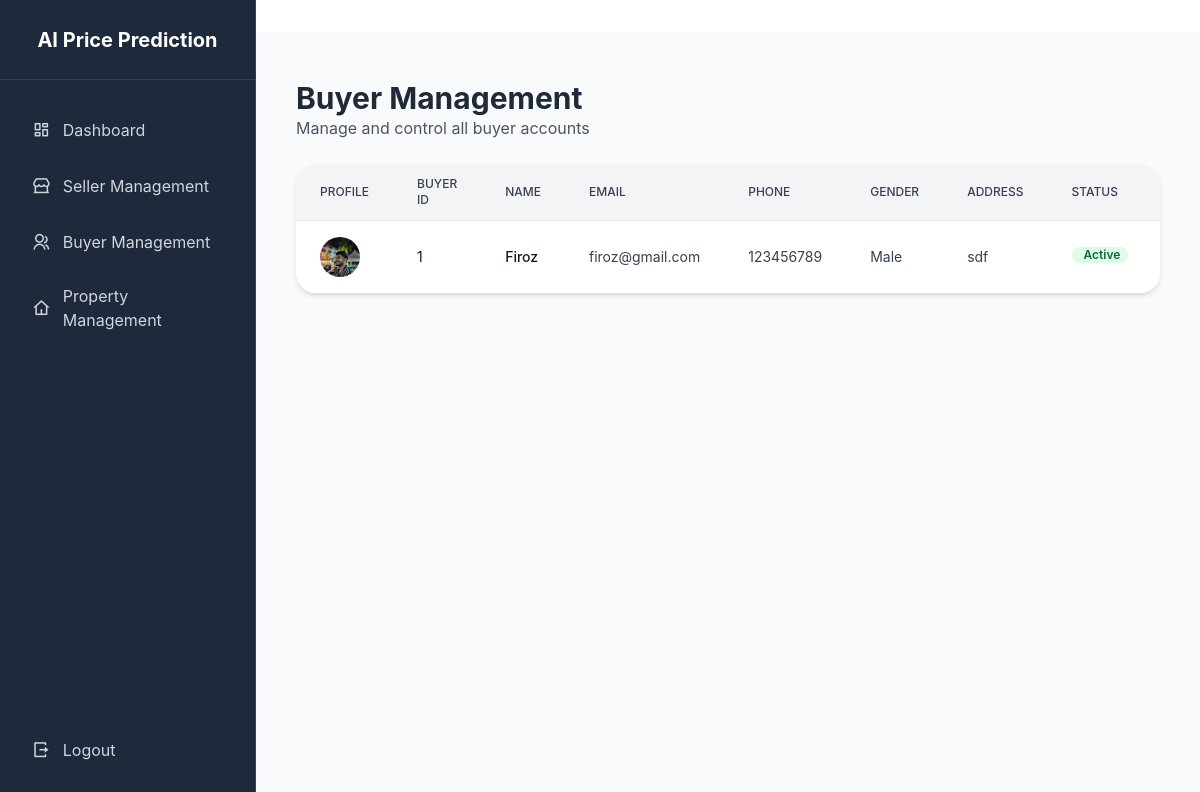
The page /buyer_list/ on the database as committed earlier.
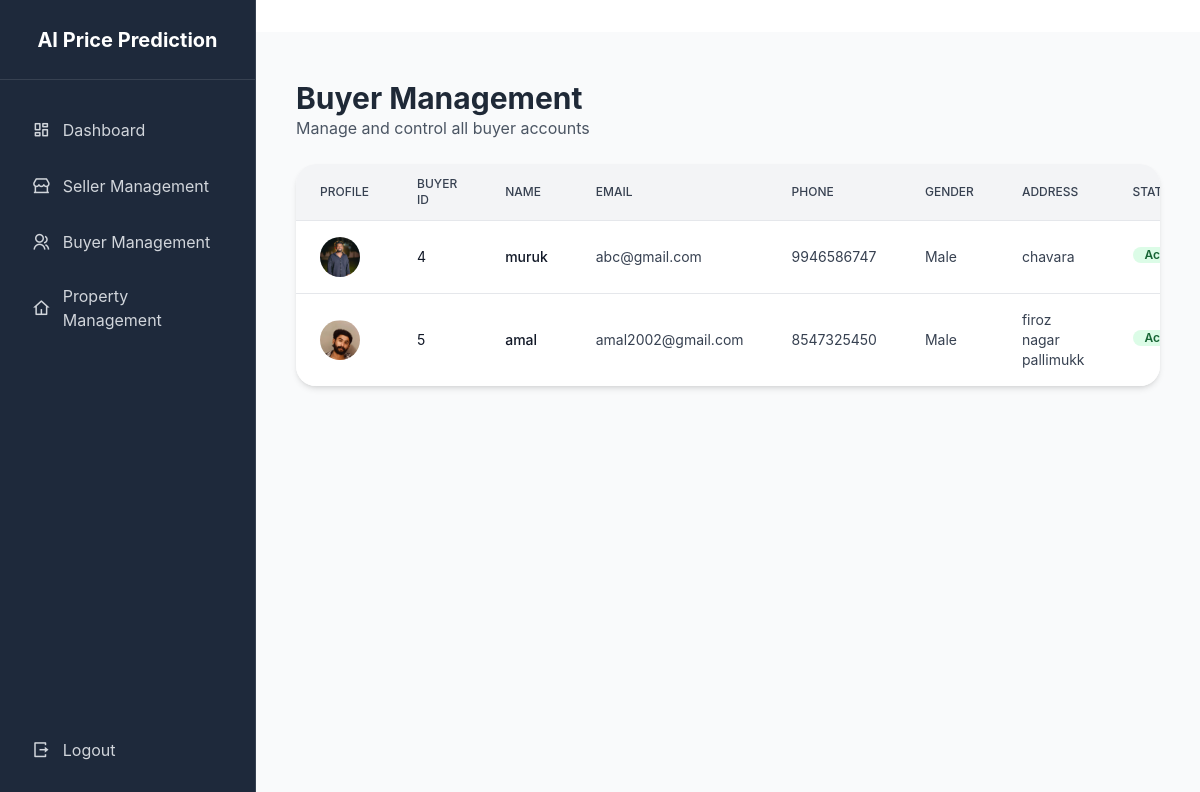
The same page on the database as committed later.
### buyer/models.py (models this page shows, shortened)
class Buyer(models.Model):
    name = models.CharField(max_length=100)
    email = models.EmailField(unique=True)
    phone = models.CharField(max_length=15)
    address = models.TextField()
    gender = models.CharField(max_length=1, choices=GENDER_CHOICES)
    profile_pic = models.ImageField(upload_to='profile_pics/', null=True, blank=True)
    password = models.CharField(max_length=128)
    is_active = models.BooleanField(default=True)
    is_staff = models.BooleanField(default=False)
    objects = BuyerManager()

### app/views.py (the view)
# urls.py: path('buyer_list/', views.buyer_list, name='buyer_list'),
def buyer_list(request):
    buyers = Buyer.objects.all()
    return render(request, 'buyer_list.html', {'buyers': buyers})

### app/templates/buyer_list.html (shortened to what this page needs)
{% extends 'admin_base.html' %}
{% block content %}
<div class="max-w-6xl mx-auto px-4 py-6">
  <div class="flex justify-between items-center mb-6">
    <div>
      <h1 class="text-2xl md:text-3xl font-bold text-gray-800">Buyer Management</h1>
      <p class="text-gray-600">Manage and control all buyer accounts</p>
    </div>
  </div>
  <div class="bg-white rounded-xl shadow-md overflow-hidden">
    <div class="overflow-x-auto">
      <table class="min-w-full divide-y divide-gray-200">
        <thead class="bg-gray-100">
          <tr>
            <th class="px-6 py-3 text-left text-xs font-medium text-gray-700 uppercase">Profile</th>
            <th class="px-6 py-3 text-left text-xs font-medium text-gray-700 uppercase">Buyer ID</th>
            <th class="px-6 py-3 text-left text-xs font-medium text-gray-700 uppercase">Name</th>
            <th class="px-6 py-3 text-left text-xs font-medium text-gray-700 uppercase">Email</th>
            <th class="px-6 py-3 text-left text-xs font-medium text-gray-700 uppercase">Phone</th>
            <th class="px-6 py-3 text-left text-xs font-medium text-gray-700 uppercase">Gender</th>
            <th class="px-6 py-3 text-left text-xs font-medium text-gray-700 uppercase">Address</th>
            <th class="px-6 py-3 text-left text-xs font-medium text-gray-700 uppercase">Status</th>
            <th class="px-6 py-3 text-left text-xs font-medium text-gray-700 uppercase">Actions</th>
          </tr>
        </thead>
        <tbody class="bg-white divide-y divide-gray-200">
          {% for buyer in buyers %}
          <tr class="hover:bg-gray-50 transition duration-150">
            <td class="px-6 py-4 whitespace-nowrap">
              {% if buyer.profile_pic %}
              <img src="{{ buyer.profile_pic.url }}" alt="Profile Pic" class="h-10 w-10 rounded-full object-cover">
              {% else %}
              <div class="h-10 w-10 rounded-full bg-gray-200 flex items-center justify-center">
                <i class="fas fa-user text-gray-500"></i>
              </div>
              {% endif %}
            </td>
            <td class="px-6 py-4 text-sm text-gray-900">{{ buyer.id }}</td>
            <td class="px-6 py-4 text-sm font-medium text-gray-900">{{ buyer.name }}</td>
            <td class="px-6 py-4 text-sm text-gray-700">{{ buyer.email }}</td>
            <td class="px-6 py-4 text-sm text-gray-700">{{ buyer.phone }}</td>
            <td class="px-6 py-4 text-sm text-gray-700">
              {% if buyer.gender == 'M' %}Male{% elif buyer.gender == 'F' %}Female{% else %}Other{% endif %}
            </td>
            <td class="px-6 py-4 text-sm text-gray-700">{{ buyer.address|default:"-" }}</td>
            <td class="px-6 py-4">
              {% if buyer.is_active %}
              <span class="px-2 inline-flex text-xs font-semibold bg-green-100 text-green-800 rounded-full">
                 Active
              </span>
              {% else %}
              <span class="px-2 inline-flex text-xs font-semibold bg-red-100 text-red-800 rounded-full">
                <i class="fas fa-ban mr-1"></i> Inactive
              </span>
              {% endif %}
            </td>
            <td class="px-6 py-4 text-sm text-gray-700">
</td>
          </tr>
          {% empty %}
          <tr>
            <td colspan="8" class="px-6 py-4 text-center text-gray-500">No buyers found</td>
          </tr>
          {% endfor %}
        </tbody>
      </table>
    </div>
  </div>
</div>
{% endblock %}

Rows that differ between the two databases and show on the page:
removed Buyer: profile_pic (picture), id "1", name "Firoz", email "firoz@gmail.com", phone "123456789", gender "Male", address "sdf", is_active "Active"
added Buyer: profile_pic (picture), id "4", name "muruk", email "abc@gmail.com", phone "9946586747", gender "Male", address "chavara", is_active "Active"
added Buyer: profile_pic (picture), id "5", name "amal", email "amal2002@gmail.com", phone "8547325450", gender "Male", address "firoz nagar pallimukk", is_active "Active"
